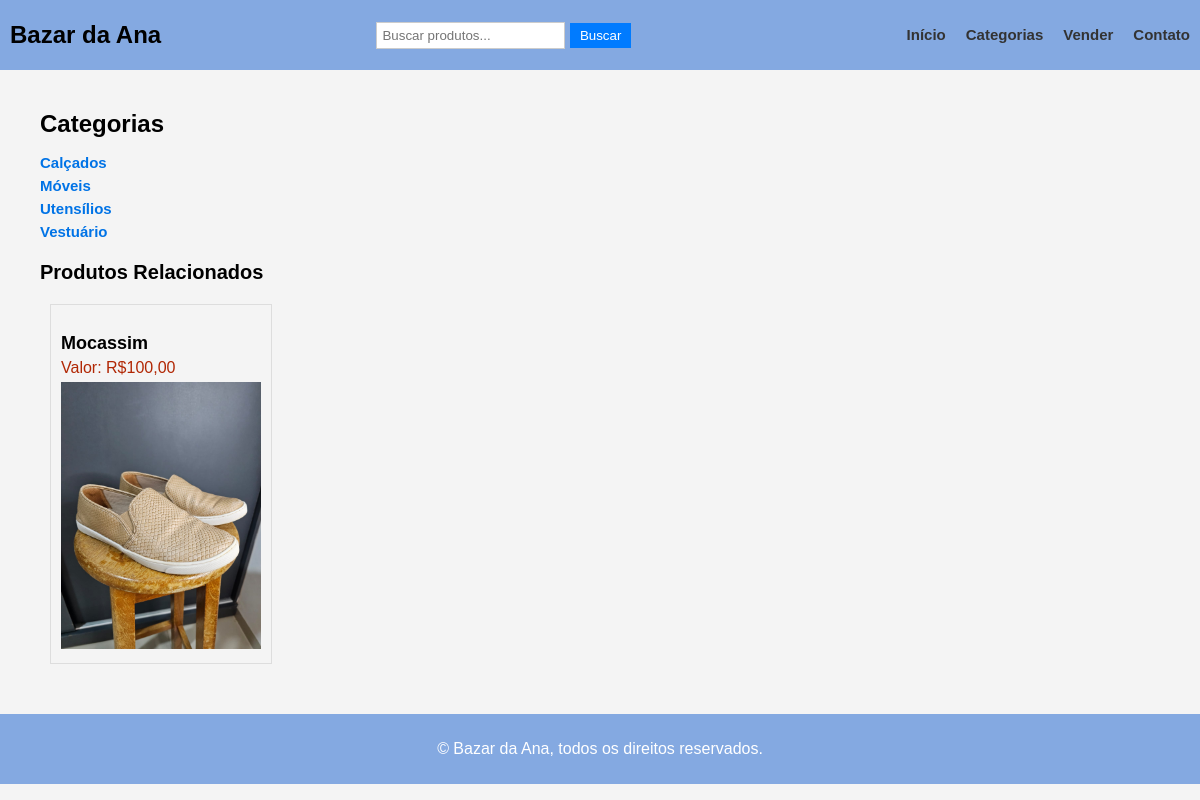
The page /category/4 on the database as committed earlier.
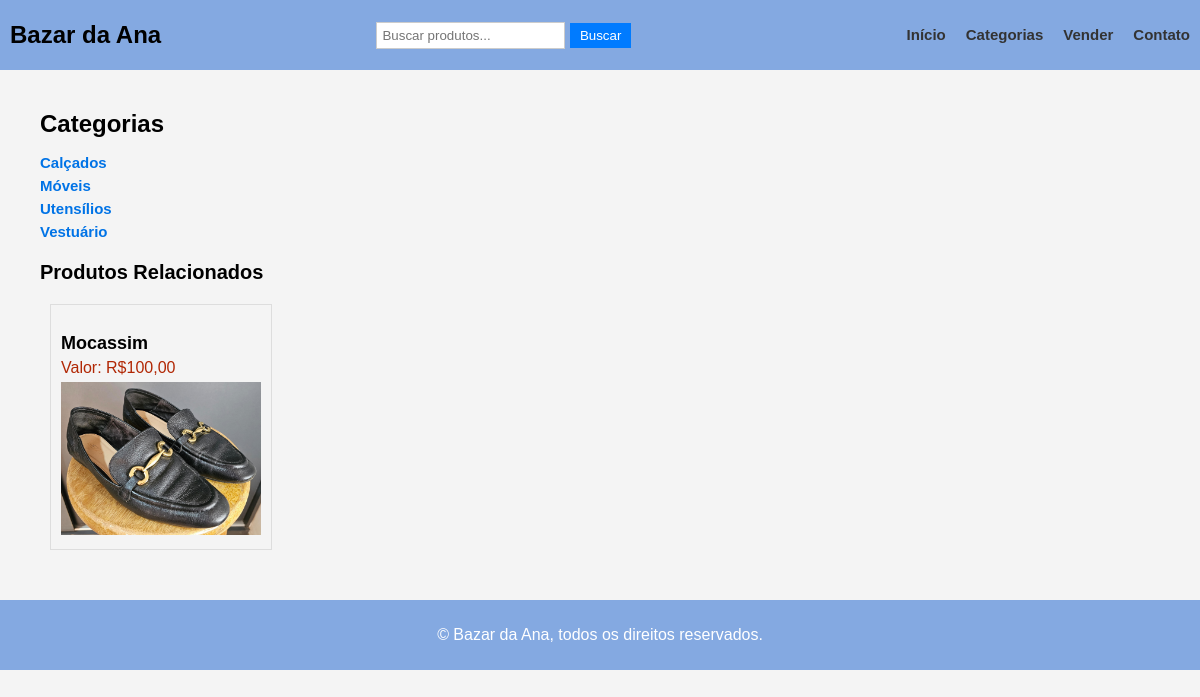
The same page on the database as committed later.
### app_main/models.py (models this page shows, shortened)
class Categories(models.Model):
    name = models.CharField(max_length=100, verbose_name='Tipo', unique=True)
    class Meta:
        ordering=['name']
        verbose_name='Categorias'
        verbose_name_plural='Categorias'

class Product(models.Model):
    status_choice = (('nove', 'Novo'), ('usado', 'Usado'), ('semi-novo', 'Semi-novo'), ('quebrado', 'Quebrado'))
    name = models.CharField(max_length=200, verbose_name='Nome')
    price = models.DecimalField(max_digits=10, decimal_places=2, verbose_name='Preço')
    seller = models.ForeignKey(Seller, on_delete=models.CASCADE, verbose_name='Vendedor')
    categorie = models.ForeignKey(Categories, on_delete=models.CASCADE, verbose_name='Categoria')
    size = models.CharField(max_length=20, verbose_name='Tamanho', null=True, blank=True)
    brand = models.CharField(max_length=100, verbose_name="Marca", null=True, blank=True)
    condition=models.CharField(max_length=20, choices=status_choice, verbose_name='Condição')
    sold = models.BooleanField(default=False, verbose_name='Vendido')
    description = models.TextField(max_length=200, verbose_name='Descrição')
    class Meta:
        ordering=['name']
        verbose_name='Produto'

class Photo(models.Model):
    product = models.ForeignKey(Product, on_delete=models.CASCADE, verbose_name='Produto', related_name='foto')
    cover = models.BooleanField(default=False, verbose_name='Capa')
    sold = models.BooleanField(default=False, verbose_name='Vendido')
    photo = models.ImageField(upload_to='products/', verbose_name='Foto')
    class Meta:
        ordering=['product']
        verbose_name='Imagem'
        verbose_name_plural = 'Imagens'

### app_main/views.py (the view)
# urls.py: path('category/<int:pk>', views.CategoryView.as_view(), name='category'),
class CategoryView(ListView):
    template_name = 'category.html'
    model = Product
    context_object_name = 'products'
    queryset = Product.objects.prefetch_related(Prefetch('foto', queryset=Photo.objects.all()))
    def get_queryset(self):
        queryset = super().get_queryset()
        res = self.request.get_full_path_info()
        res = res.split('/')[2]
        queryset = queryset.filter(categorie=res, sold=False)
        return queryset
    def get_context_data(self, **kwargs):
        context = super().get_context_data(**kwargs)
        context['category'] = Categories.objects.all()
        return context

### app_main/templates/category.html
{% extends "base.html" %}
{% load static %}
{% block content %}
<link rel="stylesheet" href="{% static 'css/styles_category.css' %}">
<body>
<div class="category-container">
    <h1 class="category-title">Categorias</h1>
    <ul class="category-list">
        {% for categor in category %}
            <li class="category-item">
                <a href="{% url 'category' categor.id %}">{{ categor.name }}</a>
            </li>
        {% endfor %}
    </ul>
</div>
<div class="products-container">
    <h2 class="products-title">Produtos Relacionados</h2>
    <div class="products-list">
        {% for product in products %}
            <div class="product-item">
                <h3 class="product-name">{{ product.name }}</h3>
                <div class="product-price">Valor: R${{ product.price }}</div>
                {% for img in product.foto.all %}
                    {% if img.cover %}
                        <img src="{{ img.photo.url }}" alt="{{ product.name }}" class="product-image">
                    {% endif %}
                {% endfor %}
            </div>
        {% endfor %}
    </div>
</div>
</body>
{% endblock %}

Rows that differ between the two databases and show on the page:
changed Product "Mocassim": loses Photo (photo (picture)); gains Photo (photo (picture))
